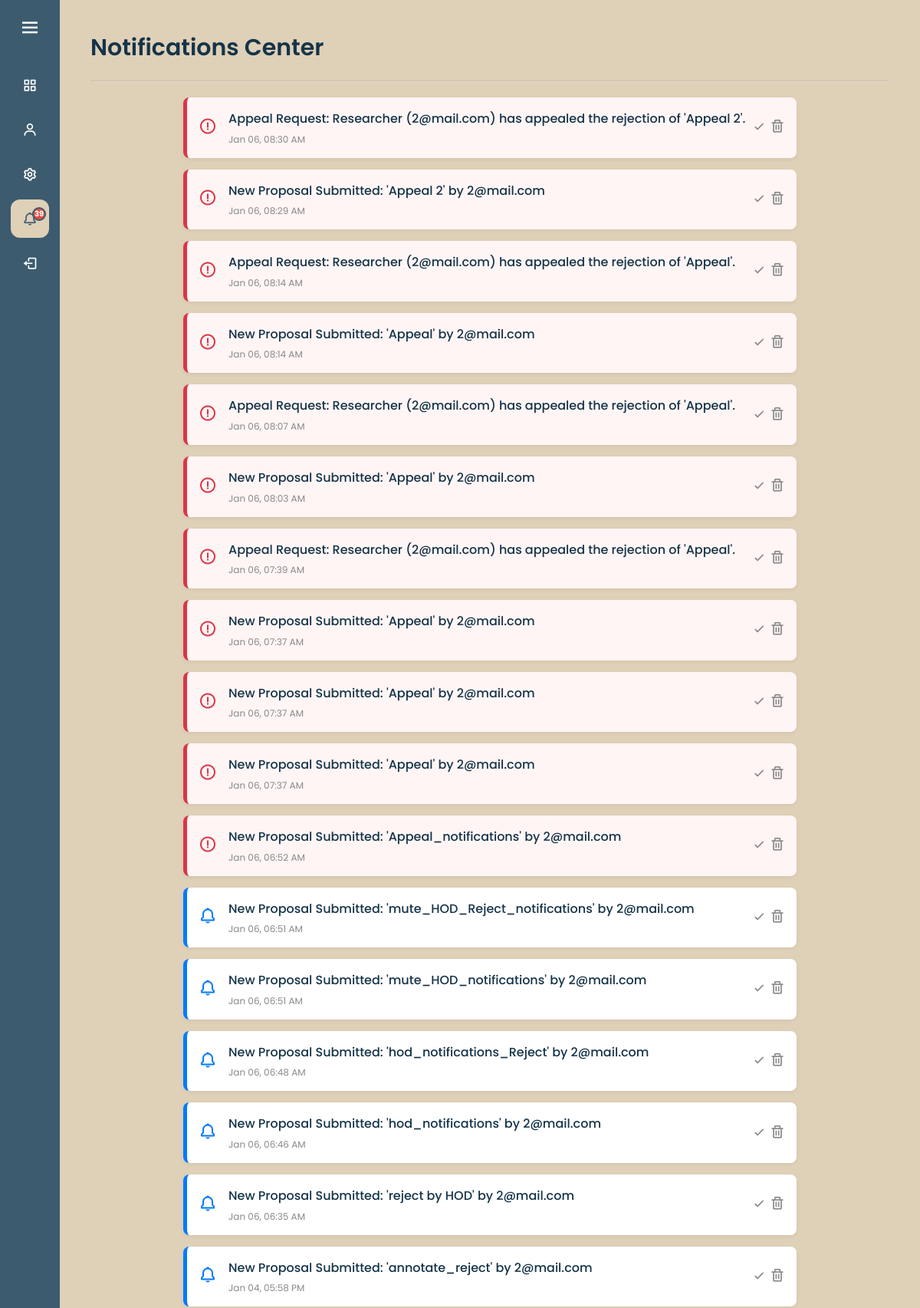
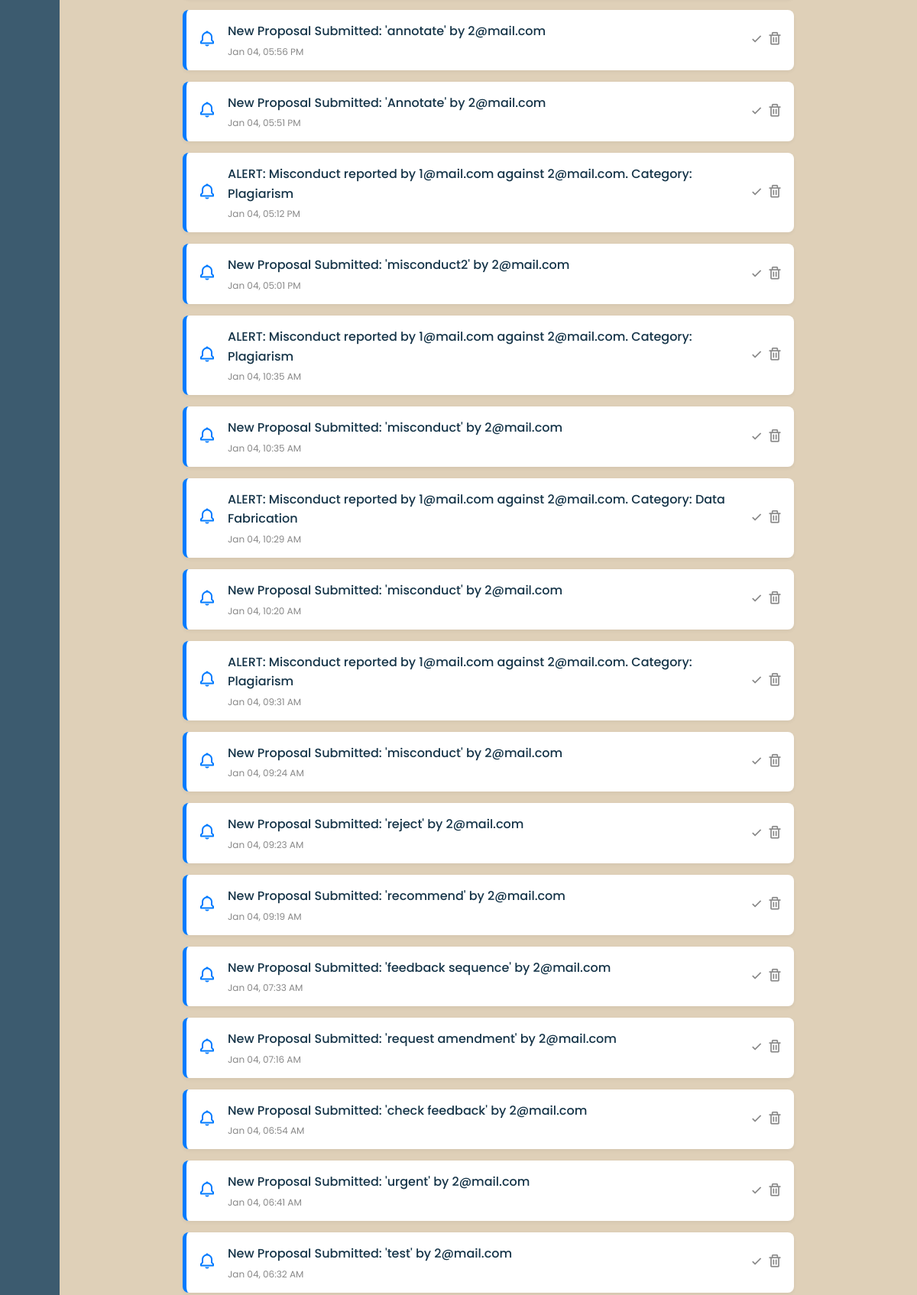
Screenshot of /notifications.php (signed in, upper part) with the database file from the repository (2 pictures, top to bottom).
### tables this page shows
CREATE TABLE `notifications` (
  `id` int(11) NOT NULL,
  `user_email` varchar(255) NOT NULL,
  `message` text NOT NULL,
  `is_read` tinyint(1) DEFAULT 0,
  `created_at` timestamp NOT NULL DEFAULT current_timestamp(),
  `type` enum('info','alert','success','warning') DEFAULT 'info'
);

### notifications.php (the view, shortened to what this page needs)
<?php
require 'config.php';
$email = $_SESSION['email'];
$stmt = $conn->prepare("SELECT * FROM notifications WHERE user_email = ? ORDER BY created_at DESC");
$stmt->bind_param("s", $email);
$stmt->execute();
$result = $stmt->get_result();
?>
<!DOCTYPE html>
<html lang="en">
<head>
    <link rel="stylesheet" href="style.css">
    <link href="https://unpkg.com/boxicons@2.1.4/css/boxicons.min.css" rel="stylesheet">
</head>
<body>
    <?php include 'sidebar.php'; ?>
    <section class="home-section">
        <div class="welcome-text">Notifications Center</div>
        <hr style="opacity: 0.3; margin: 20px 0;">
        <div class="notif-container">
            <?php if ($result->num_rows > 0): ?>
                <?php while ($row = $result->fetch_assoc()): ?>
                    <?php
                        $is_appeal = stripos($row['message'], 'appeal') !== false;
                        $card_class = $is_appeal ? 'appeal' : '';
                        $icon = $is_appeal ? 'bx-error-circle' : 'bx-bell';
                    ?>
                    <div class="notif-card <?= $card_class ?>">
                        <div class="notif-icon">
                            <i class='bx <?= $icon ?>'></i>
                        </div>
                        <div class="notif-content">
                            <p class="notif-msg"><?= htmlspecialchars($row['message']) ?></p>
                            <span class="notif-time">
                                <?= date('M d, h:i A', strtotime($row['created_at'])) ?>
                            </span>
                        </div>
                        <div class="notif-actions">
                            <form method="POST">
                                <?php if ($row['is_read'] == 0): ?>
                                    <button type="submit" name="mark_read" class="btn-icon" title="Mark as Read">
                                        <i class='bx bx-check'></i>
                                    </button>
                                <?php endif; ?>
                                <button type="submit" name="delete_notif" class="btn-icon delete" title="Delete">
                                    <i class='bx bx-trash'></i>
                                </button>
                            </form>
                        </div>
                    </div>
                <?php endwhile; ?>
            <?php endif; ?>
        </div>
    </section>
</body>
</html>

### style.css (style rules this page uses)
* { margin: 0; padding: 0; box-sizing: border-box; font-family: "Poppins", sans-serif; }
body { background-color: #DFD0B8; }
.home-section { position: relative; background-color: #DFD0B8; min-height: 100vh; top: 0; left: 78px; width: calc(100% - 78px); transition: all 0.5s ease; z-index: 1; padding: 40px; color: #153448; }
.home-section .welcome-text { color: #153448; font-size: 30px; font-weight: 600; margin-bottom: 10px; display: flex; align-items: center; gap: 10px; }
.home-section p, .home-section li, .home-section td, .home-section label { color: #153448; font-size: 16px; line-height: 1.6; }
.notif-container { max-width: 800px; margin: 0 auto; }
.notif-card { display: flex; background: #fff; border-radius: 8px; padding: 15px; margin-bottom: 15px; border-left: 5px solid #007bff; box-shadow: 0 2px 5px rgba(0,0,0,0.05); align-items: center; transition: transform 0.2s; }
.notif-card.appeal { border-left-color: #dc3545; background: #fff5f5; }
.notif-icon { font-size: 24px; margin-right: 15px; color: #007bff; }
.notif-card.appeal .notif-icon { color: #dc3545; }
.notif-content { flex: 1; }
.notif-msg { margin: 0; font-size: 15px; color: #333; font-weight: 500; }
.notif-time { font-size: 12px; color: #888; display: block; margin-top: 5px; }
.notif-actions { display: flex; gap: 10px; }
.btn-icon { background: none; border: none; cursor: pointer; font-size: 20px; color: #888; transition: 0.3s; }

### rows the page displays
notifications: message "Appeal Request: Researcher (2@mail.com) has appealed the rejection of 'Appeal 2'.", created_at "Jan 06, 08:30 AM", is_read 0 (drawn)
notifications: message "New Proposal Submitted: 'Appeal 2' by 2@mail.com", created_at "Jan 06, 08:29 AM", is_read 0 (drawn)
notifications: message "Appeal Request: Researcher (2@mail.com) has appealed the rejection of 'Appeal'.", created_at "Jan 06, 08:14 AM", is_read 0 (drawn)
notifications: message "New Proposal Submitted: 'Appeal' by 2@mail.com", created_at "Jan 06, 08:14 AM", is_read 0 (drawn)
notifications: message "Appeal Request: Researcher (2@mail.com) has appealed the rejection of 'Appeal'.", created_at "Jan 06, 08:07 AM", is_read 0 (drawn)
notifications: message "New Proposal Submitted: 'Appeal' by 2@mail.com", created_at "Jan 06, 08:03 AM", is_read 0 (drawn)
notifications: message "Appeal Request: Researcher (2@mail.com) has appealed the rejection of 'Appeal'.", created_at "Jan 06, 07:39 AM", is_read 0 (drawn)
notifications: message "New Proposal Submitted: 'Appeal' by 2@mail.com", created_at "Jan 06, 07:37 AM", is_read 0 (drawn)
notifications: message "New Proposal Submitted: 'Appeal' by 2@mail.com", created_at "Jan 06, 07:37 AM", is_read 0 (drawn)
notifications: message "New Proposal Submitted: 'Appeal' by 2@mail.com", created_at "Jan 06, 07:37 AM", is_read 0 (drawn)
notifications: message "New Proposal Submitted: 'Appeal_notifications' by 2@mail.com", created_at "Jan 06, 06:52 AM", is_read 0 (drawn)
notifications: message "New Proposal Submitted: 'mute_HOD_Reject_notifications' by 2@mail.com", created_at "Jan 06, 06:51 AM", is_read 0 (drawn)
notifications: message "New Proposal Submitted: 'mute_HOD_notifications' by 2@mail.com", created_at "Jan 06, 06:51 AM", is_read 0 (drawn)
notifications: message "New Proposal Submitted: 'hod_notifications_Reject' by 2@mail.com", created_at "Jan 06, 06:48 AM", is_read 0 (drawn)
notifications: message "New Proposal Submitted: 'hod_notifications' by 2@mail.com", created_at "Jan 06, 06:46 AM", is_read 0 (drawn)
notifications: message "New Proposal Submitted: 'reject by HOD' by 2@mail.com", created_at "Jan 06, 06:35 AM", is_read 0 (drawn)
notifications: message "New Proposal Submitted: 'annotate_reject' by 2@mail.com", created_at "Jan 04, 05:58 PM", is_read 0 (drawn)
notifications: message "New Proposal Submitted: 'annotate' by 2@mail.com", created_at "Jan 04, 05:56 PM", is_read 0 (drawn)
notifications: message "New Proposal Submitted: 'Annotate' by 2@mail.com", created_at "Jan 04, 05:51 PM", is_read 0 (drawn)
notifications: message "ALERT: Misconduct reported by 1@mail.com against 2@mail.com. Category: Plagiarism", created_at "Jan 04, 05:12 PM", is_read 0 (drawn)
notifications: message "New Proposal Submitted: 'misconduct2' by 2@mail.com", created_at "Jan 04, 05:01 PM", is_read 0 (drawn)
notifications: message "ALERT: Misconduct reported by 1@mail.com against 2@mail.com. Category: Plagiarism", created_at "Jan 04, 10:35 AM", is_read 0 (drawn)
notifications: message "New Proposal Submitted: 'misconduct' by 2@mail.com", created_at "Jan 04, 10:35 AM", is_read 0 (drawn)
notifications: message "ALERT: Misconduct reported by 1@mail.com against 2@mail.com. Category: Data Fabrication", created_at "Jan 04, 10:29 AM", is_read 0 (drawn)
notifications: message "New Proposal Submitted: 'misconduct' by 2@mail.com", created_at "Jan 04, 10:20 AM", is_read 0 (drawn)
notifications: message "ALERT: Misconduct reported by 1@mail.com against 2@mail.com. Category: Plagiarism", created_at "Jan 04, 09:31 AM", is_read 0 (drawn)
notifications: message "New Proposal Submitted: 'misconduct' by 2@mail.com", created_at "Jan 04, 09:24 AM", is_read 0 (drawn)
notifications: message "New Proposal Submitted: 'reject' by 2@mail.com", created_at "Jan 04, 09:23 AM", is_read 0 (drawn)
notifications: message "New Proposal Submitted: 'recommend' by 2@mail.com", created_at "Jan 04, 09:19 AM", is_read 0 (drawn)
notifications: message "New Proposal Submitted: 'feedback sequence' by 2@mail.com", created_at "Jan 04, 07:33 AM", is_read 0 (drawn)
notifications: message "New Proposal Submitted: 'request amendment' by 2@mail.com", created_at "Jan 04, 07:16 AM", is_read 0 (drawn)
notifications: message "New Proposal Submitted: 'check feedback' by 2@mail.com", created_at "Jan 04, 06:54 AM", is_read 0 (drawn)
notifications: message "New Proposal Submitted: 'urgent' by 2@mail.com", created_at "Jan 04, 06:41 AM", is_read 0 (drawn)
notifications: message "New Proposal Submitted: 'test' by 2@mail.com", created_at "Jan 04, 06:32 AM", is_read 0 (drawn)

### other values shown
$unread_count "39"
